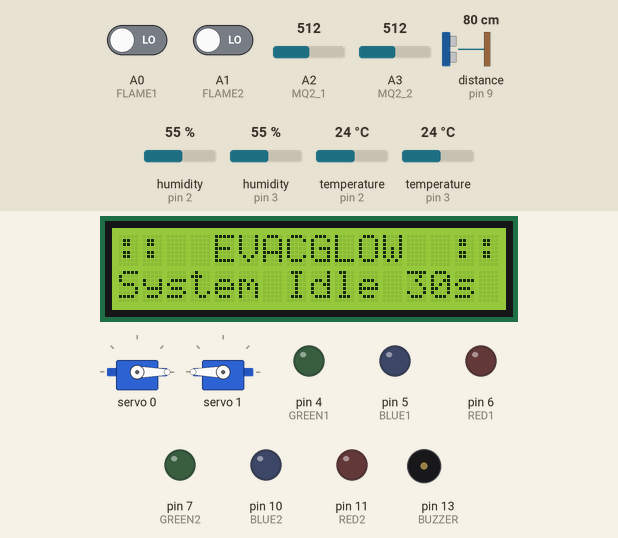
Simulated run of this sketch. Board: Arduino Uno, built with avr-gcc and run on an emulated ATmega328P. Shown: 16×2 character LCD, 2 × servo, output pins drawn as LEDs (lit = HIGH), buzzer (waves = sounding, pin HIGH). Wiring (inferred from the names in the program): ultrasonic range finder: trigger pin 8; echo pin 9. The inputs (shaded band) are chosen by the test bench; at power-on: distance to the obstacle (sensor on pin 9) 80 cm, A0 (FLAME1) LOW, A1 (FLAME2) LOW, A2 (MQ2_1) = 512, A3 (MQ2_2) = 512, humidity (sensors on pin 2, pin 3) 55 %, temperature (sensors on pin 2, pin 3) 24 °C. The echo pulse lasts 58.3 µs per cm; pins used as bus, display or sensor lines are not drawn; what the sketch prints to the serial monitor is not drawn.

Above: at 3.2 s.
3.3 s: distance to the obstacle (sensor on pin 9) set to 28 cm
5.9 s: distance to the obstacle (sensor on pin 9) set to 24 cm
At 6.68 s:
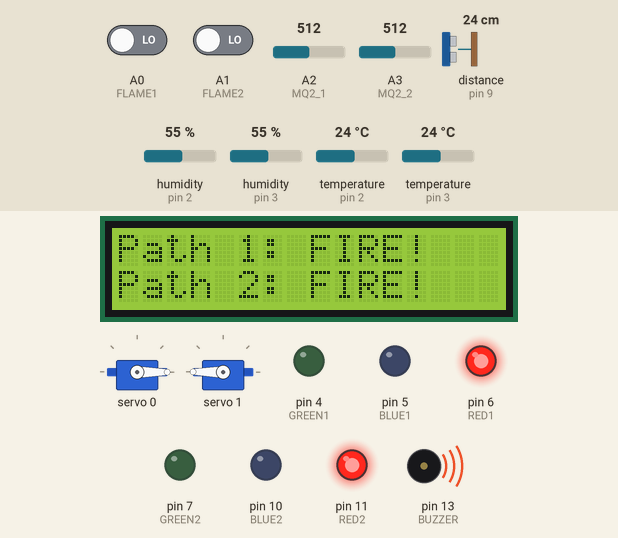
At 8.2 s:
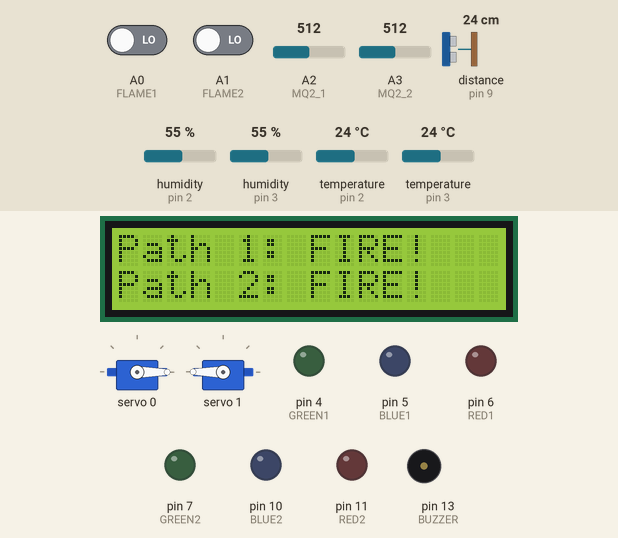
Timing chart, 0 to 15.1 s (numbered marks = the images above; inputs shaded):
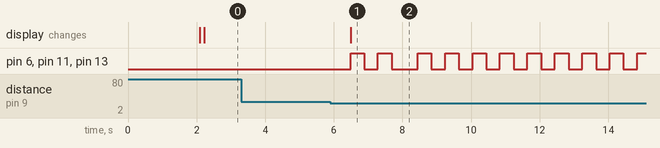

The sketch:

evacglow.ino
```cpp
#include <Wire.h>
#include <LiquidCrystal_I2C.h>
#include <DHT.h>
#include <Adafruit_PWMServoDriver.h>

LiquidCrystal_I2C lcd(0x27, 16, 2);
Adafruit_PWMServoDriver pwm = Adafruit_PWMServoDriver(); // PCA9685

// Ultrasonic sensor
#define TRIG 8
#define ECHO 9
#define ACTIVATION_DISTANCE 25  // cm

// Sensor and output pins
#define FLAME1 A0
#define FLAME2 A1
#define MQ2_1 A2
#define MQ2_2 A3
#define DHT1_PIN 2
#define DHT2_PIN 3
#define GREEN1 4
#define GREEN2 7
#define BLUE1 5
#define BLUE2 10
#define RED1 6
#define RED2 11
#define BUZZER 13

// PCA9685 channels for servos
#define SERVO1_CH 0
#define SERVO2_CH 1

DHT dht1(DHT1_PIN, DHT11);
DHT dht2(DHT2_PIN, DHT11);

// Timing and thresholds
#define SMOKE_CAUTION 250
#define SMOKE_FIRE 350
#define TEMP_CAUTION 40
#define TEMP_FIRE 50

unsigned long previousBlinkMillis = 0;
const long blinkInterval = 400;
unsigned long previousCheckMillis = 0;
const long checkInterval = 2000;
const long idleTimeout = 30000;

bool systemActive = false;
unsigned long lastDetectedTime = 0;
bool red1State = false, red2State = false;
bool blue1State = false, blue2State = false;
bool buzzerState = false;
bool fire1 = false, fire2 = false;
bool caution1 = false, caution2 = false;

void setup() {
  Serial.begin(9600);
  lcd.init();
  lcd.backlight();

  Wire.begin(); // Initiate I2C for both LCD and PCA9685
  pwm.begin();
  pwm.setPWMFreq(50); // Standard 50 Hz for servos

  pinMode(TRIG, OUTPUT);
  pinMode(ECHO, INPUT);
  dht1.begin();
  dht2.begin();

  int pins[] = { GREEN1, GREEN2, BLUE1, BLUE2, RED1, RED2, BUZZER };
  for (int i = 0; i < sizeof(pins) / sizeof(pins[0]); i++) {
    pinMode(pins[i], OUTPUT);
    digitalWrite(pins[i], LOW);
  }

  setServo(SERVO1_CH, 0);    // Path 1 closed
  setServo(SERVO2_CH, 180);  // Path 2 closed (reverse logic)

  lcd.setCursor(0, 0);
  lcd.print("::  EVACGLOW  ::");
  delay(2000);
  lcd.clear();
}

void loop() {
  unsigned long currentMillis = millis();

  if (currentMillis - previousCheckMillis >= checkInterval) {
    previousCheckMillis = currentMillis;

    float distance = measureDistance();
    bool objectDetected = (distance > 0 && distance <= ACTIVATION_DISTANCE);

    if (objectDetected) {
      if (!systemActive) Serial.println("🟢 Object detected - System Activated");
      systemActive = true;
      lastDetectedTime = currentMillis;
    } else {
      if (systemActive) Serial.println("🔴 No object detected - System Idle");
    }

    if (systemActive && (currentMillis - lastDetectedTime >= idleTimeout)) {
      Serial.println("⏳ No object for 30s - System Deactivated");
      systemActive = false;
    }

    Serial.println("=========== EVACGLOW STATUS ===========");
    Serial.print("Ultrasonic Distance : ");
    Serial.print(distance, 1);
    Serial.print(" cm    | Object Detected : ");
    Serial.println(objectDetected ? "✅ YES" : "❌ NO");
    Serial.print("System Active       : ");
    Serial.println(systemActive ? "🟢 YES" : "🔴 NO");
    Serial.print("Idle Timeout        : 30s\n");

    if (!systemActive) {
      lcd.clear();
      lcd.setCursor(0, 0);
      lcd.print("::  EVACGLOW  ::");
      lcd.setCursor(0, 1);
      lcd.print("System Idle 30s");
      turnOffAll();
      setServo(SERVO1_CH, 0);    // Close
      setServo(SERVO2_CH, 180);  // Close
      Serial.println("❌ No object detected - System Idle");
      Serial.println("=====================================\n");
      return;
    }

    int flameVal1 = digitalRead(FLAME1);
    int flameVal2 = digitalRead(FLAME2);
    int smoke1 = analogRead(MQ2_1);
    int smoke2 = analogRead(MQ2_2);
    float temp1 = dht1.readTemperature();
    float temp2 = dht2.readTemperature();

    fire1 = (flameVal1 == LOW || smoke1 > SMOKE_FIRE || temp1 > TEMP_FIRE);
    fire2 = (flameVal2 == LOW || smoke2 > SMOKE_FIRE || temp2 > TEMP_FIRE);
    caution1 = (!fire1 && (smoke1 > SMOKE_CAUTION || temp1 > TEMP_CAUTION));
    caution2 = (!fire2 && (smoke2 > SMOKE_CAUTION || temp2 > TEMP_CAUTION));

    // Servo logic
    setServo(SERVO1_CH, (fire1 || caution1) ? 0 : 90);
    setServo(SERVO2_CH, (fire2 || caution2) ? 180 : 90); // reverse logic

    // Print Path 1
    Serial.print("Path 1 -> Flame: ");
    Serial.print(flameVal1 == LOW ? "🔥YES" : "❄️OK");
    Serial.print(" | Smoke: "); Serial.print(smoke1);
    Serial.print(" | Temp: "); Serial.print(temp1); Serial.print("°C");
    Serial.print(" | Status: ");
    Serial.print(fire1 ? "FIRE" : (caution1 ? "⚠️Caution" : "✅Safe"));
    Serial.print(" | Door: ");
    Serial.println((fire1 || caution1) ? "🔒Closed" : "🔓Open");

    // Print Path 2
    Serial.print("Path 2 -> Flame: ");
    Serial.print(flameVal2 == LOW ? "🔥YES" : "❄️OK");
    Serial.print(" | Smoke: "); Serial.print(smoke2);
    Serial.print(" | Temp: "); Serial.print(temp2); Serial.print("°C");
    Serial.print(" | Status: ");
    Serial.print(fire2 ? "FIRE" : (caution2 ? "⚠️Caution" : "✅Safe"));
    Serial.print(" | Door: ");
    Serial.println((fire2 || caution2) ? "🔒Closed" : "🔓Open");
    Serial.println("======================================\n");

    // LCD Display
    lcd.clear();
    if (fire1) {
      red1State = true;
      digitalWrite(GREEN1, LOW);
      lcd.setCursor(0, 0); lcd.print("Path 1: FIRE!");
    } else if (caution1) {
      blue1State = true;
      red1State = false;
      digitalWrite(GREEN1, LOW);
      lcd.setCursor(0, 0); lcd.print("Path 1: Caution");
    } else {
      red1State = false; blue1State = false;
      digitalWrite(GREEN1, HIGH);
      lcd.setCursor(0, 0); lcd.print("Path 1: Safe");
    }

    if (fire2) {
      red2State = true;
      digitalWrite(GREEN2, LOW);
      lcd.setCursor(0, 1); lcd.print("Path 2: FIRE!");
    } else if (caution2) {
      blue2State = true; red2State = false;
      digitalWrite(GREEN2, LOW);
      lcd.setCursor(0, 1); lcd.print("Path 2: Caution");
    } else {
      red2State = false; blue2State = false;
      digitalWrite(GREEN2, HIGH);
      lcd.setCursor(0, 1); lcd.print("Path 2: Safe");
    }
  }

  // Blinking LED & Buzzer
  if (millis() - previousBlinkMillis >= blinkInterval) {
    previousBlinkMillis = millis();
    digitalWrite(RED1, red1State ? !digitalRead(RED1) : LOW);
    digitalWrite(RED2, red2State ? !digitalRead(RED2) : LOW);
    digitalWrite(BLUE1, blue1State ? !digitalRead(BLUE1) : LOW);
    digitalWrite(BLUE2, blue2State ? !digitalRead(BLUE2) : LOW);

    if (fire1 || fire2) {
      buzzerState = !buzzerState;
      digitalWrite(BUZZER, buzzerState);
    } else {
      digitalWrite(BUZZER, LOW);
      buzzerState = false;
    }
  }
}

float measureDistance() {
  digitalWrite(TRIG, LOW); delayMicroseconds(2);
  digitalWrite(TRIG, HIGH); delayMicroseconds(10);
  digitalWrite(TRIG, LOW);
  long duration = pulseIn(ECHO, HIGH, 30000);
  if (duration == 0) return 999;
  return duration * 0.034 / 2;
}

void turnOffAll() {
  int pins[] = { GREEN1, GREEN2, BLUE1, BLUE2, RED1, RED2, BUZZER };
  for (int i = 0; i < sizeof(pins) / sizeof(pins[0]); i++) {
    digitalWrite(pins[i], LOW);
  }
}

void setServo(uint8_t channel, int angle) {
  int pulse = map(angle, 0, 180, 102, 512); // PCA9685 pulse width
  pwm.setPWM(channel, 0, pulse);
}
```

Measured:
- the behaviour switches between 26 and 25 cm on distance to the obstacle (sensor on pin 9) (found by bisection; images 0 and 1)
- after the input at 3.3 s, every drawn part: stays the same
- after the input at 5.9 s, pin 6 (RED1), pin 11 (RED2), pin 13 (BUZZER): goes HIGH 0.40 s, LOW 0.40 s, HIGH 0.40 s, LOW 0.76 s, 8 × (HIGH 0.40 s, LOW 0.40 s), then HIGH, starting after 0.59 s; the display: changes after 0.59 s (image 1)
